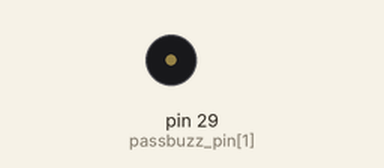
This program was run on a simulated Raspberry Pi (header pin numbers). On the bench: buzzer (waves = sounding). Threads take turns every 2 ms.

Above: at 0.15 s.
Timing chart, 0 to 0.4 s (numbered marks = the images above):
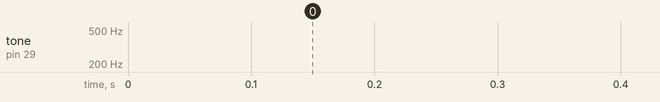

The program:

Passive_Learning_2.py
```python
# Two Passive Buzzers Python Threading program example:

# Created by Joseph C. Richardson, GitHub.com

# Note: be mindful while working with
# electronics. There are mistakes that
# cannot be corrected should you ignore
# any basic electronics rules. Electronics
# demands basic math skills and knowledge
# of electronics components alike.

# Items needed are as follows:

# Raspberry Pi 4 = 1
# breadboard = 1 or more depending
# 3V passive buzzer = 2
# PNP S8550D331 transistor = 2
# 1K ohm resistor = 2
# jumper wire = 8 +2 for the Rasp pi 4 fan

# Note: use two other jumper wires for
# the Raspberry Pi 4 fan, while in use/
# operation.

# Two Passive Buzzers Python program example:

# This Raspberry Pi 4 Python program allows
# users to have tons of fun, while learning
# how passive buzzers work with threading.

# We will use the breadboard method:

# GPIO.setmode(GPIO.BOARD)

# This method is for the GPIO pinouts
# not the GPIO numbers, such as BCM

# You can also use the Broadcom SOC
# Channel method if you prefer:

# GPIO.setmode(GPIO.BCM)
# This allows GPIO numbers, not GPIO
# pinouts, such as the breadboard
# method illustrates in our Python
# program example.

import time,RPi.GPIO as GPIO,threading

passbuzz_pin=31,29

GPIO.setmode(GPIO.BOARD)
GPIO.setwarnings(False)
GPIO.setup(passbuzz_pin[0],GPIO.OUT)
GPIO.setup(passbuzz_pin[1],GPIO.OUT)
passbuzz1=GPIO.PWM(passbuzz_pin[0],400)
passbuzz2=GPIO.PWM(passbuzz_pin[1],400)

def passive_buzzer1():

    while True:
        passbuzz1.start(50)

        for i in range(100,500):
            passbuzz1.ChangeFrequency(i)
            time.sleep(.0001)
        for i in range(500,100,-1):
            passbuzz1.ChangeFrequency(i)
            time.sleep(.0001)

        passbuzz1.stop(50)

def passive_buzzer2():

    while True:
        passbuzz2.start(50)

        for i in range(100,800):
            passbuzz2.ChangeFrequency(i)
            time.sleep(.0001)
        for i in range(800,100,-1):
            passbuzz2.ChangeFrequency(i)
            time.sleep(.0001)

        passbuzz2.stop(50)

a=threading.Thread(target=passive_buzzer1)
b=threading.Thread(target=passive_buzzer2)

a.start()
b.start()
```
